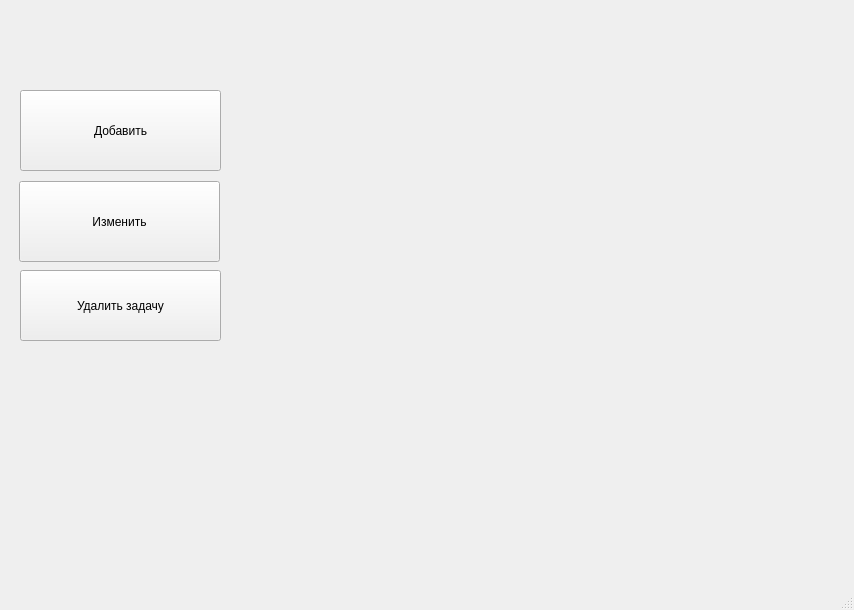
<?xml version="1.0" encoding="UTF-8"?>
<ui version="4.0">
 <class>MainWindow</class>
 <widget class="QMainWindow" name="MainWindow">
  <property name="geometry">
   <rect>
    <x>0</x>
    <y>0</y>
    <width>854</width>
    <height>610</height>
   </rect>
  </property>
  <property name="windowTitle">
   <string>MainWindow</string>
  </property>
  <widget class="QWidget" name="centralwidget">
   <widget class="QPushButton" name="pushButton">
    <property name="geometry">
     <rect>
      <x>20</x>
      <y>90</y>
      <width>201</width>
      <height>81</height>
     </rect>
    </property>
    <property name="text">
     <string>Добавить</string>
    </property>
   </widget>
   <widget class="QPushButton" name="pushButton_2">
    <property name="geometry">
     <rect>
      <x>19</x>
      <y>181</y>
      <width>201</width>
      <height>81</height>
     </rect>
    </property>
    <property name="text">
     <string>Изменить</string>
    </property>
   </widget>
   <widget class="QPushButton" name="pushButton_3">
    <property name="geometry">
     <rect>
      <x>20</x>
      <y>270</y>
      <width>201</width>
      <height>71</height>
     </rect>
    </property>
    <property name="text">
     <string>Удалить задачу</string>
    </property>
   </widget>
  </widget>
  <widget class="QMenuBar" name="menubar">
   <property name="geometry">
    <rect>
     <x>0</x>
     <y>0</y>
     <width>854</width>
     <height>42</height>
    </rect>
   </property>
  </widget>
  <widget class="QStatusBar" name="statusbar"/>
 </widget>
 <resources/>
 <connections/>
</ui>
